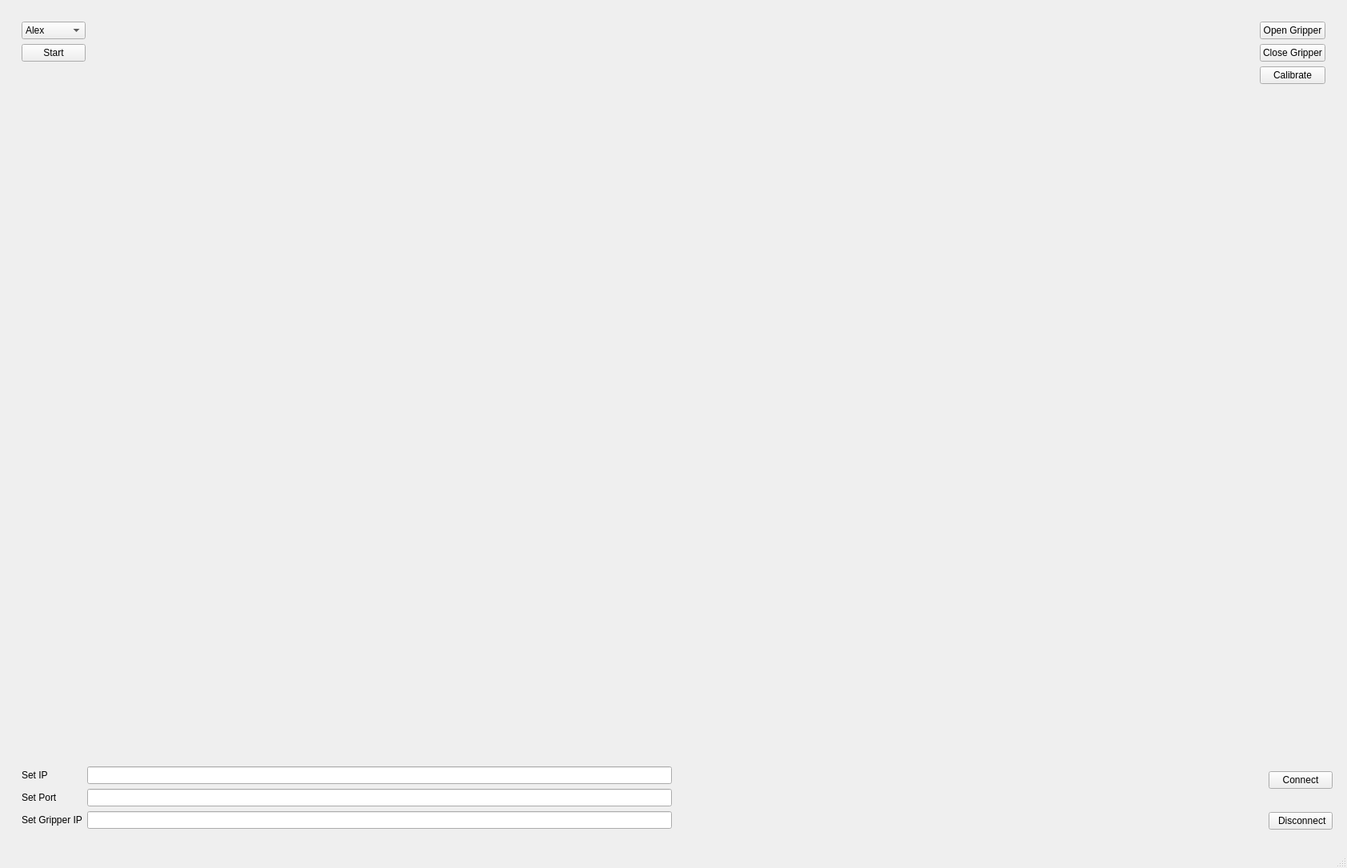
<?xml version="1.0" encoding="UTF-8"?>
<ui version="4.0">
 <class>MainWindow</class>
 <widget class="QMainWindow" name="MainWindow">
  <property name="geometry">
   <rect>
    <x>0</x>
    <y>0</y>
    <width>1684</width>
    <height>1085</height>
   </rect>
  </property>
  <property name="windowTitle">
   <string>MainWindow</string>
  </property>
  <widget class="QWidget" name="centralwidget">
   <layout class="QGridLayout" name="gridLayout_5">
    <item row="1" column="0">
     <widget class="QWidget" name="widget_3" native="true">
      <layout class="QGridLayout" name="gridLayout_3">
       <property name="topMargin">
        <number>9</number>
       </property>
       <property name="bottomMargin">
        <number>9</number>
       </property>
       <item row="1" column="2">
        <widget class="QPushButton" name="bDisconnect">
         <property name="text">
          <string> Disconnect</string>
         </property>
        </widget>
       </item>
       <item row="0" column="2">
        <widget class="QPushButton" name="bSaveConnect">
         <property name="text">
          <string>Connect</string>
         </property>
        </widget>
       </item>
       <item row="0" column="0" rowspan="2">
        <widget class="QWidget" name="widget_5" native="true">
         <layout class="QGridLayout" name="gridLayout_2">
          <item row="2" column="1">
           <widget class="QLineEdit" name="liPort"/>
          </item>
          <item row="1" column="2">
           <spacer name="horizontalSpacer_2">
            <property name="orientation">
             <enum>Qt::Horizontal</enum>
            </property>
            <property name="sizeHint" stdset="0">
             <size>
              <width>40</width>
              <height>20</height>
             </size>
            </property>
           </spacer>
          </item>
          <item row="2" column="0">
           <widget class="QLabel" name="lPort">
            <property name="text">
             <string>Set Port</string>
            </property>
           </widget>
          </item>
          <item row="1" column="1">
           <widget class="QLineEdit" name="liIP"/>
          </item>
          <item row="1" column="0">
           <widget class="QLabel" name="lIP">
            <property name="text">
             <string>Set IP</string>
            </property>
           </widget>
          </item>
          <item row="3" column="1">
           <widget class="QLineEdit" name="liGripperIP"/>
          </item>
          <item row="3" column="0">
           <widget class="QLabel" name="lGripperIP">
            <property name="text">
             <string>Set Gripper IP</string>
            </property>
           </widget>
          </item>
         </layout>
        </widget>
       </item>
      </layout>
     </widget>
    </item>
    <item row="0" column="0">
     <widget class="QWidget" name="widget" native="true">
      <layout class="QGridLayout" name="gridLayout_4">
       <item row="1" column="3">
        <widget class="QWidget" name="widget_2" native="true">
         <layout class="QVBoxLayout" name="verticalLayout">
          <item>
           <widget class="QPushButton" name="bOpenGrip">
            <property name="text">
             <string>Open Gripper</string>
            </property>
           </widget>
          </item>
          <item>
           <widget class="QPushButton" name="bCloseGrip">
            <property name="text">
             <string>Close Gripper</string>
            </property>
           </widget>
          </item>
          <item>
           <widget class="QPushButton" name="bCalibrate">
            <property name="text">
             <string>Calibrate</string>
            </property>
           </widget>
          </item>
          <item>
           <spacer name="verticalSpacer_2">
            <property name="orientation">
             <enum>Qt::Vertical</enum>
            </property>
            <property name="sizeHint" stdset="0">
             <size>
              <width>20</width>
              <height>40</height>
             </size>
            </property>
           </spacer>
          </item>
         </layout>
        </widget>
       </item>
       <item row="1" column="0">
        <widget class="QWidget" name="widget_4" native="true">
         <layout class="QVBoxLayout" name="verticalLayout_2">
          <item>
           <widget class="QComboBox" name="cbMethod">
            <item>
             <property name="text">
              <string>Alex</string>
             </property>
            </item>
            <item>
             <property name="text">
              <string>Kenneth</string>
             </property>
            </item>
           </widget>
          </item>
          <item>
           <widget class="QPushButton" name="bSend">
            <property name="text">
             <string>Start</string>
            </property>
           </widget>
          </item>
          <item>
           <spacer name="verticalSpacer">
            <property name="orientation">
             <enum>Qt::Vertical</enum>
            </property>
            <property name="sizeHint" stdset="0">
             <size>
              <width>20</width>
              <height>40</height>
             </size>
            </property>
           </spacer>
          </item>
         </layout>
        </widget>
       </item>
       <item row="1" column="2">
        <widget class="QWidget" name="widget_6" native="true">
         <layout class="QGridLayout" name="gridLayout">
          <item row="0" column="0">
           <widget class="QLabel" name="lImage">
            <property name="text">
             <string/>
            </property>
           </widget>
          </item>
          <item row="1" column="0">
           <spacer name="horizontalSpacer">
            <property name="orientation">
             <enum>Qt::Horizontal</enum>
            </property>
            <property name="sizeHint" stdset="0">
             <size>
              <width>40</width>
              <height>1</height>
             </size>
            </property>
           </spacer>
          </item>
         </layout>
        </widget>
       </item>
      </layout>
     </widget>
    </item>
   </layout>
  </widget>
  <widget class="QMenuBar" name="menubar">
   <property name="geometry">
    <rect>
     <x>0</x>
     <y>0</y>
     <width>1684</width>
     <height>26</height>
    </rect>
   </property>
  </widget>
  <widget class="QStatusBar" name="statusbar"/>
 </widget>
 <resources/>
 <connections/>
</ui>
